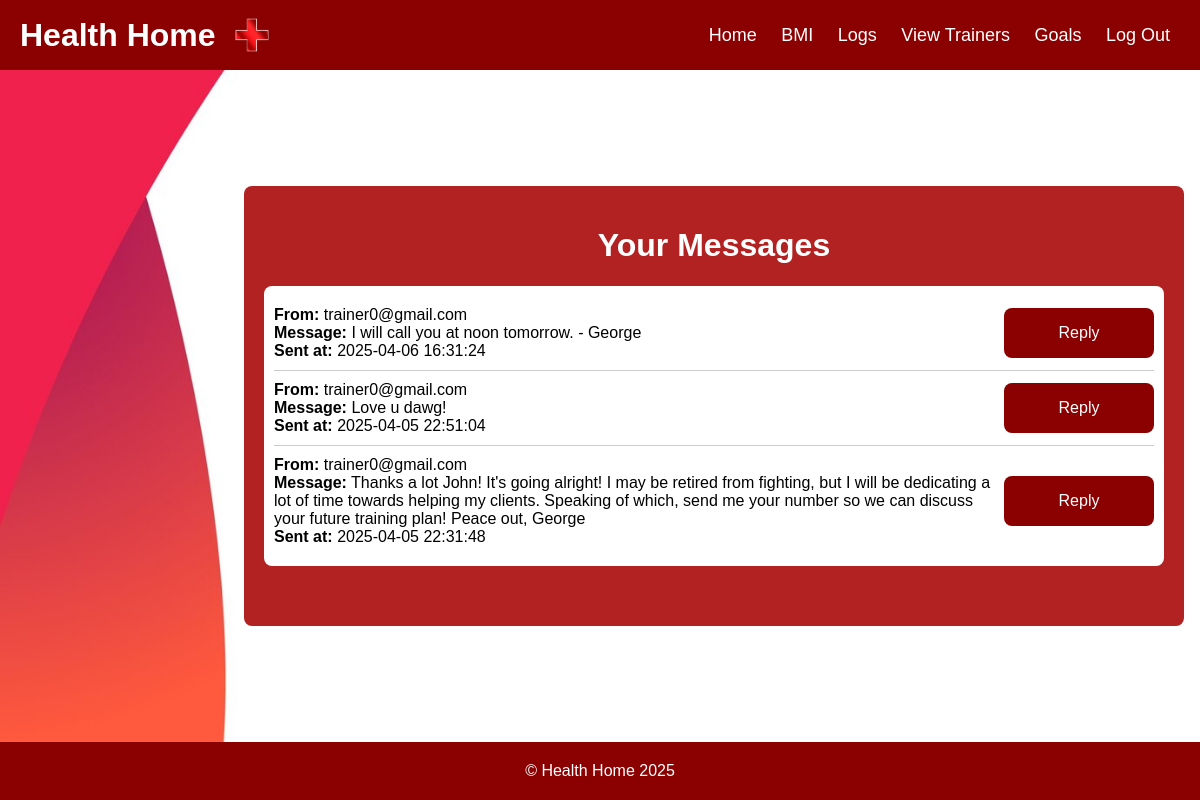
/messages/ (signed in), run on the app's committed database.
### tables this page shows
CREATE TABLE messages (
            id INTEGER PRIMARY KEY AUTOINCREMENT,
            sender_id INTEGER NOT NULL,
            recipient_id INTEGER NOT NULL,
            content TEXT NOT NULL,
            sent_at TIMESTAMP DEFAULT CURRENT_TIMESTAMP,
            FOREIGN KEY (sender_id) REFERENCES users (id) ON DELETE CASCADE,
            FOREIGN KEY (recipient_id) REFERENCES users (id) ON DELETE CASCADE
        );

CREATE TABLE users (
            id INTEGER PRIMARY KEY AUTOINCREMENT,
            email TEXT NOT NULL UNIQUE,
            password_hash TEXT NOT NULL,
            role TEXT NOT NULL CHECK (role IN ('gym-goer', 'trainer', 'athlete'))
        );

### healthHome.py (the view)
@app.route('/messages/')
def view_messages():
    if 'user_id' not in session or session.get('role') != 'athlete':
        return jsonify({'error': 'Unauthorized access.'}), 403
    user_id = session.get('user_id')  # Retrieve athlete's ID from session
    conn = get_db_connection()
    cursor = conn.cursor()
    cursor.execute('''
        SELECT messages.id, users.email AS sender_email, messages.content, messages.sent_at
        FROM messages
        JOIN users ON messages.sender_id = users.id
        WHERE messages.recipient_id = ?
        ORDER BY messages.sent_at DESC
    ''', (user_id,))
    messages = cursor.fetchall()
    print(f"Messages for user_id {user_id}: {messages}")  # Debugging: Log messages
    conn.close()
    return render_template('messages.html', messages=messages)

### healthHome.py (called while the page is built)
def get_db_connection():
    conn = sqlite3.connect('database.db')
    conn.row_factory = sqlite3.Row  # Access rows as dictionaries
    return conn

### templates/messages.html (shortened to what this page needs)
<!DOCTYPE html>
<html lang="en">
<head>
</head>
<body>
    <header>
        <h1>
            Health Home
            <img src="/static/logo.png" alt="Health Home Logo">
        </h1>
        <nav>
			<a href="/">Home</a>
            <a href="/bmi/">BMI</a>
            <a href="/logs/">Logs</a>
            <a href="/view-trainers/">View Trainers</a>
            <a href="/goals/">Goals</a>
            <a href="/logout/">Log Out</a>
        </nav>
    </header>
    <div class="content-wrapper">
        <div class="container">
            <h1>Your Messages</h1>
            <div class="message-list">
                {% if messages %}
                    {% for message in messages %}
						<div class="message-item">
						<div class="details">
							<strong>From:</strong> {{ message['sender_email'] }}<br>
							<strong>Message:</strong> {{ message['content'] }}<br>
							<strong>Sent at:</strong> {{ message['sent_at'] }}
						</div>
							<form action="/reply-athlete/{{ message['id'] }}/" method="GET">
								<button type="submit" class="button">Reply</button>
							</form>
						</div>
					{% endfor %}
                {% else %}
                    <p>You have no messages at this time. Please check back later!</p>
                {% endif %}
            </div>
        </div>
    </div>
    <footer>
        © Health Home 2025
    </footer>
</body>
</html>

### templates/messages.html (style rules this page uses)
body { margin: 0; font-family: Arial, sans-serif; display: flex; flex-direction: column; min-height: 100vh; }
header { display: flex; align-items: center; padding: 10px 20px; background-color: #8B0000; color: white; }
header h1 { margin: 0; font-size: 32px; flex-grow: 1; display: flex; align-items: center; }
header h1 img { margin-left: 10px; width: 50px; height: 50px; }
nav { margin-left: auto; }
nav a { color: white; text-decoration: none; margin: 0 10px; font-size: 18px; }
.content-wrapper { background-image: url('/static/textPageBackground.jpg'); background-size: cover; background-position: center; background-repeat: no-repeat; background-attachment: fixed; flex-grow: 1; display: flex; justify-content: center; align-items: center; }
.container { padding: 20px 20px; background-color: #B22222; color: white; border-radius: 8px; width: 75%; min-height: 400px; text-align: center; margin: 20px 0 20px 19%; }
.message-list { text-align: left; margin-top: 20px; background-color: #fff; color: #000; border-radius: 8px; padding: 10px; margin-bottom: 30px; }
.message-item { display: flex; justify-content: space-between; align-items: center; border-bottom: 1px solid #ccc; padding: 10px 0; }
.message-item:last-child { border-bottom: none; }
.details { flex-grow: 1; }
footer { background-color: #8B0000; padding: 20px; text-align: center; color: white; font-size: 16px; }
.button { background-color: #8B0000; color: white; padding: 10px 20px; font-size: 16px; border: none; cursor: pointer; border-radius: 8px; width: 150px; height: 50px; display: flex; align-items: center; justify-content: center; }

### data on the page
messages: sender_email "trainer0@gmail.com", content "I will call you at noon tomorrow. - George", sent_at "2025-04-06 16:31:24"
messages: sender_email "trainer0@gmail.com", content "Love u dawg!", sent_at "2025-04-05 22:51:04"
messages: sender_email "trainer0@gmail.com", content "Thanks a lot John! It's going alright! I may be retired from fighting, but I will be dedicating a lot of time towards helping my clients. Speaking of which, send me your number so we can discuss your future training plan! Peace out, George", sent_at "2025-04-05 22:31:48"
